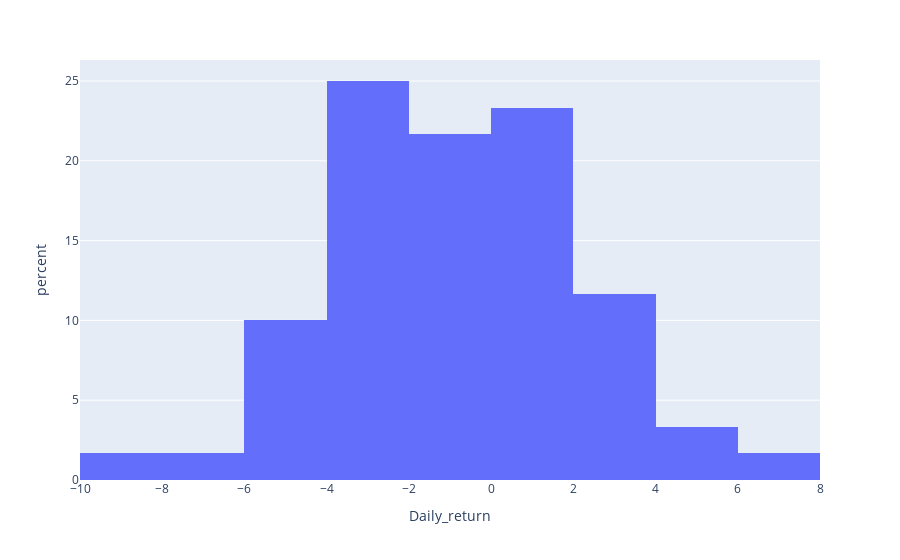

The notebook cell this image was saved under:
### Code cell
dfig = go.Figure()
px.histogram(df.head(60), x="Daily_return",histnorm='percent')

### Figure 1 — Plotly figure (JSON) as saved in the notebook; plotly's stock layout.template omitted (floating-point values rounded to 4 significant figures)
{"data": [{"alignmentgroup": "True", "bingroup": "x", "histnorm": "percent", "hovertemplate": "Daily_return=%{x}<br>percent=%{y}<extra></extra>", "legendgroup": "", "marker": {"color": "#636efa"}, "name": "", "offsetgroup": "", "orientation": "v", "showlegend": false, "type": "histogram", "x": [-2.785, 0.2604, -3.636, -2.426, -1.381, -1.681, -0.8547, 4.31, -3.581, 3.143, 3.324, -0.8043, -2.432, 2.77, -2.426, 3.039, -4.29, -0.5602, -4.225, -2.059, -0.3003, -9.036, -3.642, -1.203, 0.5217, 0, 2.249, 2.876, 1.151, -3.089, -3.523, -0.8696, 2.105, 1.031, 1.361, -3.691, -1.568, 1.593, -4.181, 0.7273, 4.152, 0.5199, 0.6897, -5.137, 0.5415, -0.1795, -0.8993, -0.726, 0.9141, -0.3623, 1.818, -3.214, -4.059, 1.346, -3.226, -3.529, -6.504, -4.783, 7.078, -3.625], "xaxis": "x", "yaxis": "y"}], "layout": {"barmode": "relative", "legend": {"tracegroupgap": 0}, "margin": {"t": 60}, "xaxis": {"anchor": "y", "domain": [0, 1], "title": {"text": "Daily_return"}}, "yaxis": {"anchor": "x", "domain": [0, 1], "title": {"text": "percent"}}}}
